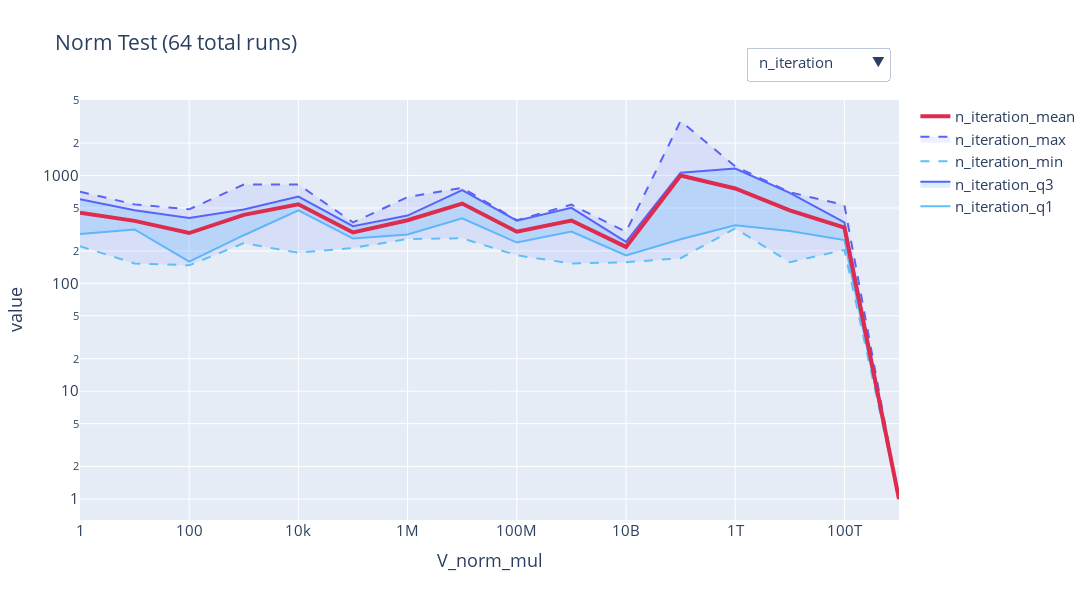

The notebook cell this image was saved under:
### Code cell
x = 'V_norm_mul'
remove_outliers = 0
logscale = (True, True)

fig = plot_2d_global_df(x=x, remove_outliers=remove_outliers, dataframe_path=df_path,
                         filter=filter, new_col=new_col, remove_col=remove_col,
                         logscale=logscale, title=title, font_size = font_size
                   )
fig.write_html('./data/plots/' + title.replace(' ', '_').lower() + '_' + str(next(counter)) + '.html')
fig.show()
